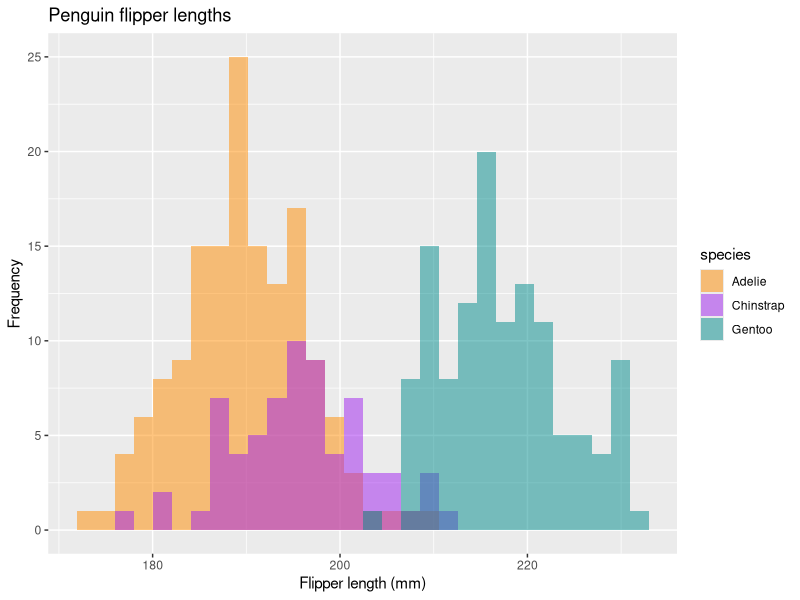
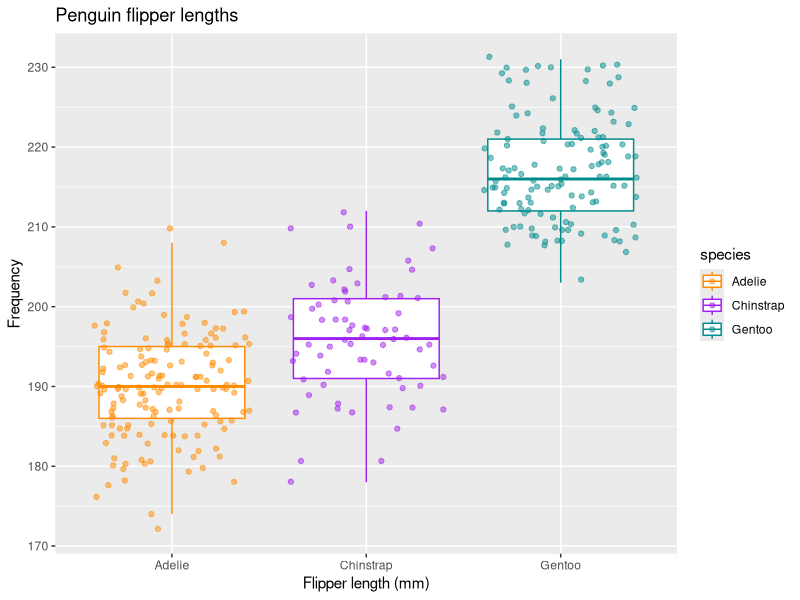

The R script that drew these images, in order:
# A. Using the geom_histogram() function of the ggplot2 package plot the flipper 
# length distribution coloring each species with a different color (hint: use 
# the fill argument of the aes() function to fill the histogram area and the 
# position = "identity" argument of the geom_histogram()). Play with the binwidth 
# argument. Try to insert y = ..density.. in aes(). Do you notice any change?
library(palmerpenguins)
library(ggplot2)

data("penguins")

flipper_hist <- ggplot(data = penguins, aes(x = flipper_length_mm)) +
  geom_histogram(aes(fill = species),
  alpha = 0.5, position = "identity") +
  scale_fill_manual(values = c("darkorange", "purple", "cyan4")) +
  labs(x = "Flipper length (mm)", y = "Frequency",
       title = "Penguin flipper lengths")
#png("./plots/penguin_flipper_lengths_hist")
flipper_hist
#dev.off()

# B. About the flipper length, for each species of penguins compute the:
# 1. sample mean;
# 2. sample median;
# 3. sample standard deviation (use a division by n-1);
# 4. sample variance.
# (hint: to choose only a specific species use
# penguins[penguins$species == "Gentoo",])
stddev_cs <- function(data_vec, removeNA = TRUE) {
  if (removeNA == TRUE) {
    data_vec <- na.omit(data_vec)
  }
  vec_len <- length(data_vec)
  avg <- sum(data_vec)/vec_len
  
  stddev <- sqrt(sum((data_vec - avg)^2) / (vec_len - 1))
  
  return (stddev)
}
# Adelie
# Extrapolate the flipper_length_mm from penguins only of
# the selected species 'Adelie'
fl_adelie <- penguins[penguins$species == "Adelie",]$flipper_length_mm

fl_adelie_mean <- mean(fl_adelie, na.rm = TRUE)
fl_adelie_median <- median(fl_adelie, na.rm = TRUE)
fl_adelie_stddev <- stddev_cs(fl_adelie)
fl_adelie_variance <- var(fl_adelie, na.rm = TRUE)
# Chinstrap
# Extrapolate the flipper_length_mm from penguins only of
# the selected species 'Chinstrap'
fl_chinstrap <- penguins[penguins$species == "Chinstrap",]$flipper_length_mm

fl_chinstrap_mean <- mean(fl_chinstrap, na.rm = TRUE)
fl_chinstrap_median <- median(fl_chinstrap, na.rm = TRUE)
fl_chinstrap_stddev <- stddev_cs(fl_chinstrap)
fl_chinstrap_variance <- var(fl_chinstrap, na.rm = TRUE)
# Gentoo
# Extrapolate the flipper_length_mm from penguins only of
# the selected species 'Gentoo'
fl_gentoo <- penguins[penguins$species == "Gentoo",]$flipper_length_mm

fl_gentoo_mean <- mean(fl_gentoo, na.rm = TRUE)
fl_gentoo_median <- median(fl_gentoo, na.rm = TRUE)
fl_gentoo_stddev <- stddev_cs(fl_gentoo)
fl_gentoo_variance <- var(fl_gentoo, na.rm = TRUE)

# C. Using the geom_boxplot() function of the ggplot2 package plot the boxplot
# of the flipper length variable coloring each species with a different color
# (hint: use the color argument of the aes() function).
flipper_box <- ggplot(data = penguins, aes(x = species, y = flipper_length_mm,
                                           color = species)) +
  geom_boxplot(outlier.alpha = 0) +
  geom_jitter(alpha = 0.5) +
  scale_color_manual(values = c("darkorange", "purple", "cyan4")) +
  labs(x = "Flipper length (mm)", y = "Frequency", 
       title = "Penguin flipper lengths")
#png("./plots/penguin_flipper_lengths")
flipper_box
#dev.off()

# D. Compute the flipper length quartiles for "Gentoo" penguins (Q1, Q2, Q3).
# Method 1: compute one by one
fl_gentoo_Q1 <- quantile(fl_gentoo, probs = 0.25, na.rm = TRUE)
fl_gentoo_Q2 <- quantile(fl_gentoo, probs = 0.50, na.rm = TRUE)
fl_gentoo_Q3 <- quantile(fl_gentoo, probs = 0.75, na.rm = TRUE)
# Alternative method: compute all together
fl_gentoo_Qs <- quantile(fl_gentoo, probs = c(0.25, 0.50, 0.75), na.rm = TRUE)

# E. Calculate the flipper length 40th percentile for the "Adelie" penguins
fl_adelie_40th <- quantile(fl_adelie, probs = 0.40, na.rm = TRUE)



